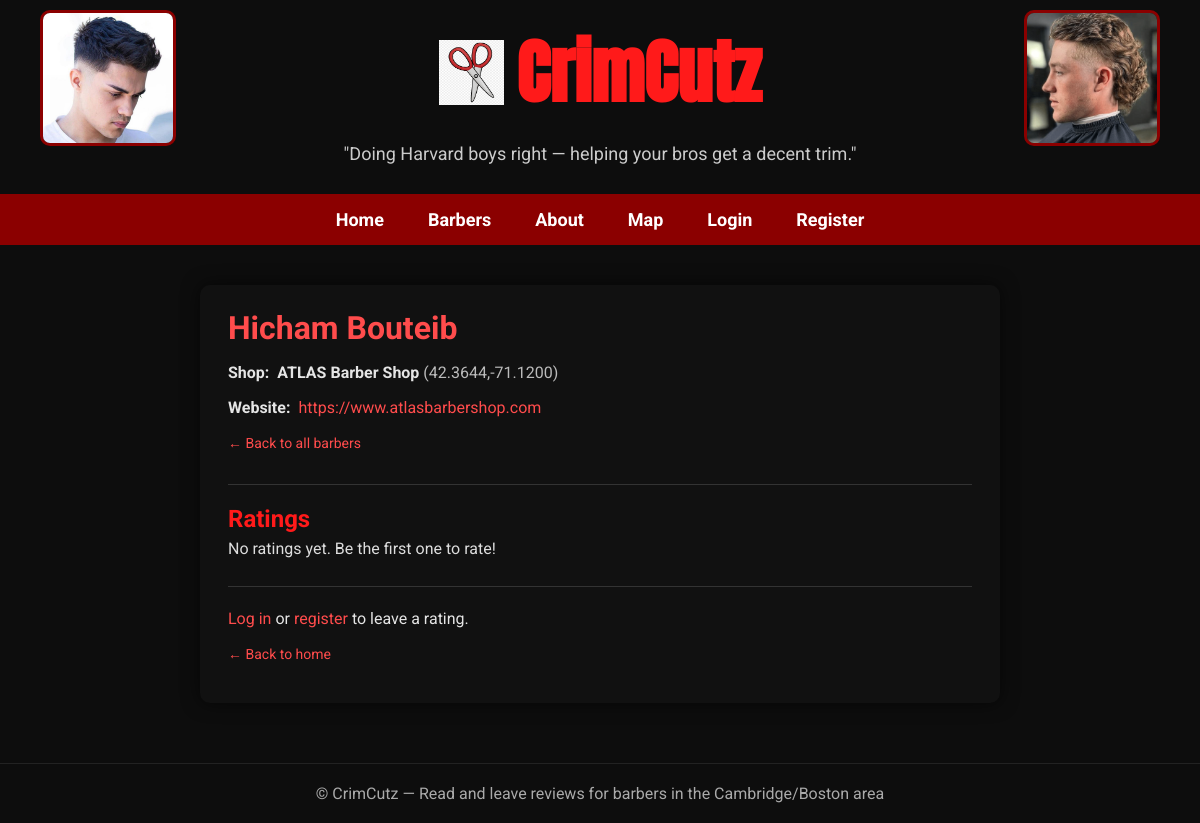
/barbers/3, run on the app's committed database.
### tables this page shows
CREATE TABLE barbers (
id INTEGER PRIMARY KEY AUTOINCREMENT,
name TEXT NOT NULL,
shop_id INTEGER NOT NULL,
FOREIGN KEY (shop_id) REFERENCES shops(id)
);

CREATE TABLE shops (
id INTEGER PRIMARY KEY AUTOINCREMENT,
name TEXT NOT NULL,
location TEXT,
website TEXT,
description TEXT
, latitude REAL, longitude REAL);

### app.py (the view)
@app.route("/barbers/<int:barber_id>")
def barber_detail(barber_id):
    db = get_db_connection()
    barber = db.execute("""
        SELECT
            barbers.id        AS barber_id,
            barbers.name      AS barber_name,
            shops.name        AS shop_name,
            shops.location    AS shop_location,
            shops.website     AS shop_website,
            shops.description AS shop_description
        FROM barbers
        JOIN shops ON barbers.shop_id = shops.id
        WHERE barbers.id = ?
    """, (barber_id,)).fetchone()
    if barber is None:
        return "Barber not found", 404
    ratings = db.execute("""
        SELECT
            ratings.rating  AS rating_value,
            ratings.comment AS rating_comment,
            ratings.photo   AS photo,
            users.username  AS username
        FROM ratings
        JOIN users ON ratings.user_id = users.id
        WHERE ratings.barber_id = ?
        ORDER BY ratings.id DESC
    """, (barber_id,)).fetchall()
    avg_row = db.execute("""
        SELECT AVG(rating) AS avg_rating, COUNT(*) AS count_ratings
        FROM ratings
        WHERE barber_id = ?
    """, (barber_id,)).fetchone()
    if avg_row is None:
        avg_rating = None
        count_ratings = 0
    else:
        avg_rating = avg_row["avg_rating"]
        count_ratings = avg_row["count_ratings"]
    return render_template(
        "barber_detail.html",
        barber=barber,
        ratings=ratings,
        avg_rating=avg_rating,
        count_ratings=count_ratings,
        user=session.get("username")
    )

### app.py (called while the page is built)
def get_db_connection():
    if "db" not in g:
        g.db = sqlite3.connect("crimcuts.db")
        g.db.row_factory = sqlite3.Row
    return g.db

@app.teardown_appcontext
def close_db_connection(error):
    db = g.pop("db", None)
    if db is not None:
        db.close()

### templates/barber_detail.html (shortened to what this page needs)
{% extends "layout.html" %}
{% block main %}
<div class="barber-page">
  <section class="barber-header">
    <h1 class="barber-name">{{ barber["barber_name"] }}</h1>
    <p class="barber-shop">
      <span class="label">Shop:</span>
      <strong>{{ barber["shop_name"] }}</strong>
      {% if barber["shop_location"] %}
        <span class="shop-location">({{ barber["shop_location"] }})</span>
      {% endif %}
    </p>
    {% if barber["shop_website"] %}
      <p class="shop-website">
        <span class="label">Website:</span>
        <a href="{{ barber['shop_website'] }}" target="_blank">
          {{ barber['shop_website'] }}
        </a>
      </p>
    {% endif %}
    <p class="back-link">
      <a href="{{ url_for('barbers') }}">← Back to all barbers</a>
    </p>
  </section>
  <section class="ratings-section">
    <div class="ratings-header">
      <h2>Ratings</h2>
      {% if count_ratings == 0 %}
        <p class="ratings-summary">No ratings yet. Be the first one to rate!</p>
      {% else %}
        <p class="ratings-summary">
          Average rating:
          <span class="avg-rating">{{ "%.1f" | format(avg_rating) }}</span> / 5
          <span class="ratings-count">({{ count_ratings }} review{% if count_ratings != 1 %}s{% endif %})</span>
        </p>
      {% endif %}
    </div>
  </section>
  <section class="rating-form-section">
    {% if user %}
    <hr>
      <h2>Leave a rating</h2>
      <form class="rating-form" method="post" enctype="multipart/form-data"
            action="{{ url_for('rate_barber', barber_id=barber['barber_id']) }}">
        <div class="form-row">
          <label for="rating">Rating (1–5)</label>
          <select id="rating" name="rating" required>
            <option value="" disabled selected>Select a rating</option>
            <option value="1">1 — Poor</option>
            <option value="2">2 — Fair</option>
            <option value="3">3 — Good</option>
            <option value="4">4 — Very good</option>
            <option value="5">5 — Excellent</option>
          </select>
        </div>
        <div class="form-row">
          <label for="comment">Comment (optional)</label>
          <textarea id="comment"
                    name="comment"
                    rows="3"
                    maxlength="1000"
                    placeholder="Share your experience..."></textarea>
        </div>
        <div>
        <label for="photo">Upload your haircut photo: </label>
        <input type="file" id="photo" name="photo" accept="image/*">
        </div>
        <div class="form-actions">
          <button type="submit">Submit rating</button>
        </div>
    </form>
    <form method="post"
        action="{{ url_for('delete_rating', barber_id=barber['barber_id']) }}" style="margin-top: 10px;">
        <button type="submit" class="secondary-button">Remove my rating</button>
    </form>
    {% else %}
      <p>
        <a href="{{ url_for('login') }}">Log in</a>
        or
        <a href="{{ url_for('register') }}">register</a>
        to leave a rating.
      </p>
    {% endif %}
  </section>
  <p class="back-home-link">
    <a href="{{ url_for('index') }}">← Back to home</a>
  </p>
</div>
{% endblock %}

### static/style.css (style rules this page uses)
body { background-color: #0d0d0d; color: #e5e5e5; font-family: 'Roboto', sans-serif; margin: 0; padding: 0; }
h1, h2 { color: #ff1a1a; font-weight: 700; }
a { color: #ff4c4c; text-decoration: none; }
.barber-page { max-width: 800px; margin: 30px auto 40px; background-color: #111; padding: 24px 28px; border-radius: 10px; box-shadow: 0 0 18px rgba(0, 0, 0, 0.6); }
.barber-header { border-bottom: 1px solid #333; padding-bottom: 16px; margin-bottom: 20px; }
.barber-name { font-size: 32px; margin: 0 0 8px; color: #ff4c4c; }
.barber-shop .label, .shop-website .label { font-weight: 700; margin-right: 4px; }
.shop-location { color: #bbbbbb; }
.shop-website a { color: #ff4c4c; }
.back-link a, .back-home-link a { font-size: 14px; }
.ratings-section { border-bottom: 1px solid #333; padding-bottom: 18px; margin-bottom: 22px; }
.ratings-header h2, .rating-form-section h2 { margin-bottom: 6px; }
.ratings-summary { margin: 0 0 10px; color: #dddddd; }
.rating-form-section { margin-bottom: 10px; }

### data on the page
barbers: barber_name "Hicham Bouteib"
shops: shop_name "ATLAS Barber Shop", shop_location "42.3644,-71.1200", shop_website "https://www.atlasbarbershop.com"
